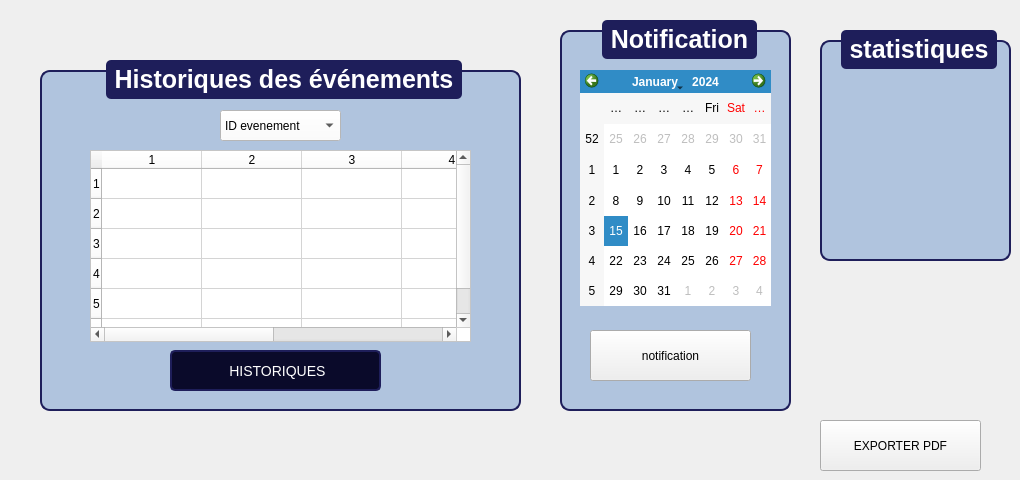
      <widget class="QWidget" name="tab_2">
       <attribute name="title">
        <string>Historique\statistiques\notification</string>
       </attribute>
       <widget class="QGroupBox" name="groupBox_32">
        <property name="geometry">
         <rect>
          <x>40</x>
          <y>60</y>
          <width>481</width>
          <height>351</height>
         </rect>
        </property>
        <property name="styleSheet">
         <string notr="true">QGroupBox {
    font-family: &quot;Arial&quot;;
    font-size: 25px;
    font-weight: bold;
    color: #0A0A2A;
    border: 2px solid #1E1E5A;
    border-radius: 10px;
    margin-top: 10px;
    background-color: #B0C4DE;
}

QGroupBox::title {
    subcontrol-origin: margin;
    subcontrol-position: top center;
    padding: 5px;
    background-color: #1E1E5A;
    color: white;
    border-radius: 5px;
}
</string>
        </property>
        <property name="title">
         <string>Historiques des événements</string>
        </property>
        <widget class="QPushButton" name="pushButton_63">
         <property name="geometry">
          <rect>
           <x>130</x>
           <y>290</y>
           <width>211</width>
           <height>41</height>
          </rect>
         </property>
         <property name="styleSheet">
          <string notr="true">QLineEdit, QDateTimeEdit {
    font-family: &quot;Arial&quot;;
    font-size: 14px;
    color: white;
    background-color: #0A0A2A;
    border: 2px solid #1E1E5A;
    border-radius: 5px;
    padding: 5px;
}

QPushButton {
    font-family: &quot;Arial Black&quot;;
    font-size: 14px;
    color: white;
    background-color: #0A0A2A;
    border: 2px solid #1E1E5A;
    border-radius: 5px;
    padding: 5px;
}

QPushButton:hover {
    background-color: #1E1E5A;
}
</string>
         </property>
         <property name="text">
          <string> HISTORIQUES</string>
         </property>
         <property name="icon">
          <iconset>
           <normaloff>:/icons/icones/addition.png</normaloff>:/icons/icones/addition.png</iconset>
         </property>
         <property name="iconSize">
          <size>
           <width>20</width>
           <height>20</height>
          </size>
         </property>
        </widget>
        <widget class="QComboBox" name="comboBox_8">
         <property name="geometry">
          <rect>
           <x>180</x>
           <y>50</y>
           <width>121</width>
           <height>31</height>
          </rect>
         </property>
         <property name="styleSheet">
          <string notr="true">background-color: rgb(255, 255, 255);</string>
         </property>
         <item>
          <property name="text">
           <string>ID evenement</string>
          </property>
         </item>
        </widget>
        <widget class="QTableWidget" name="tableWidget_2">
         <property name="geometry">
          <rect>
           <x>50</x>
           <y>90</y>
           <width>381</width>
           <height>192</height>
          </rect>
         </property>
         <property name="styleSheet">
          <string notr="true">background-color: rgb(255, 255, 255);</string>
         </property>
         <row/>
         <row/>
         <row/>
         <row/>
         <row/>
         <row/>
         <column/>
         <column/>
         <column/>
         <column/>
         <column/>
         <column/>
        </widget>
       </widget>
       <widget class="QGroupBox" name="groupBox_33">
        <property name="geometry">
         <rect>
          <x>820</x>
          <y>30</y>
          <width>191</width>
          <height>231</height>
         </rect>
        </property>
        <property name="styleSheet">
         <string notr="true">QGroupBox {
    font-family: &quot;Arial&quot;;
    font-size: 25px;
    font-weight: bold;
    color: #0A0A2A;
    border: 2px solid #1E1E5A;
    border-radius: 10px;
    margin-top: 10px;
    background-color: #B0C4DE;
}

QGroupBox::title {
    subcontrol-origin: margin;
    subcontrol-position: top center;
    padding: 5px;
    background-color: #1E1E5A;
    color: white;
    border-radius: 5px;
}
</string>
        </property>
        <property name="title">
         <string>statistiques</string>
        </property>
        <widget class="QLabel" name="label_184">
         <property name="geometry">
          <rect>
           <x>90</x>
           <y>240</y>
           <width>241</width>
           <height>20</height>
          </rect>
         </property>
         <property name="styleSheet">
          <string notr="true">QLabel {
    font-size: 20px;
    font-weight: bold;
    color: #002366;  /* Bleu foncé */
}</string>
         </property>
         <property name="text">
          <string>Confidentialité</string>
         </property>
        </widget>
        <widget class="QPushButton" name="pushButton_146">
         <property name="geometry">
          <rect>
           <x>10</x>
           <y>420</y>
           <width>71</width>
           <height>41</height>
          </rect>
         </property>
         <property name="styleSheet">
          <string notr="true">QLineEdit, QDateTimeEdit {
    font-family: &quot;Arial&quot;;
    font-size: 14px;
    color: white;
    background-color: #0A0A2A;
    border: 2px solid #1E1E5A;
    border-radius: 5px;
    padding: 5px;
}

QPushButton {
    font-family: &quot;Arial Black&quot;;
    font-size: 14px;
    color: white;
    background-color: #0A0A2A;
    border: 2px solid #1E1E5A;
    border-radius: 5px;
    padding: 5px;
}

QPushButton:hover {
    background-color: #1E1E5A;
}
</string>
         </property>
         <property name="text">
          <string>ajouter</string>
         </property>
         <property name="icon">
          <iconset>
           <normaloff>:/icons/icones/addition.png</normaloff>:/icons/icones/addition.png</iconset>
         </property>
         <property name="iconSize">
          <size>
           <width>20</width>
           <height>20</height>
          </size>
         </property>
        </widget>
        <widget class="QLabel" name="label_185">
         <property name="geometry">
          <rect>
           <x>10</x>
           <y>310</y>
           <width>201</width>
           <height>20</height>
          </rect>
         </property>
         <property name="styleSheet">
          <string notr="true">QLabel {
	font: 6pt &quot;Segoe UI&quot;;
    font-size: 20px;
    font-weight: bold;
    color: #002366;  /* Bleu foncé */
}
</string>
         </property>
         <property name="text">
          <string>Responsable</string>
         </property>
        </widget>
        <widget class="QLineEdit" name="l2_43">
         <property name="geometry">
          <rect>
           <x>160</x>
           <y>310</y>
           <width>141</width>
           <height>41</height>
          </rect>
         </property>
         <property name="styleSheet">
          <string notr="true">QLineEdit, QDateTimeEdit {
    font-family: &quot;Arial&quot;;
    font-size: 14px;
    color: white;
    background-color: #0A0A2A;
    border: 2px solid #1E1E5A;
    border-radius: 5px;
    padding: 5px;
}

QPushButton {
    font-family: &quot;Arial Black&quot;;
    font-size: 14px;
    color: white;
    background-color: #0A0A2A;
    border: 2px solid #1E1E5A;
    border-radius: 5px;
    padding: 5px;
}

QPushButton:hover {
    background-color: #1E1E5A;
}

</string>
         </property>
        </widget>
        <widget class="QLabel" name="label_186">
         <property name="geometry">
          <rect>
           <x>20</x>
           <y>360</y>
           <width>201</width>
           <height>20</height>
          </rect>
         </property>
         <property name="styleSheet">
          <string notr="true">QLabel {
	font: 6pt &quot;Segoe UI&quot;;
    font-size: 20px;
    font-weight: bold;
    color: #002366;  /* Bleu foncé */
}
</string>
         </property>
         <property name="text">
          <string>Capacité</string>
         </property>
        </widget>
        <widget class="QLineEdit" name="l2_44">
         <property name="geometry">
          <rect>
           <x>160</x>
           <y>360</y>
           <width>141</width>
           <height>41</height>
          </rect>
         </property>
         <property name="styleSheet">
          <string notr="true">QLineEdit, QDateTimeEdit {
    font-family: &quot;Arial&quot;;
    font-size: 14px;
    color: white;
    background-color: #0A0A2A;
    border: 2px solid #1E1E5A;
    border-radius: 5px;
    padding: 5px;
}

QPushButton {
    font-family: &quot;Arial Black&quot;;
    font-size: 14px;
    color: white;
    background-color: #0A0A2A;
    border: 2px solid #1E1E5A;
    border-radius: 5px;
    padding: 5px;
}

QPushButton:hover {
    background-color: #1E1E5A;
}

</string>
         </property>
        </widget>
        <widget class="QCheckBox" name="checkBox_23">
         <property name="geometry">
          <rect>
           <x>80</x>
           <y>270</y>
           <width>91</width>
           <height>24</height>
          </rect>
         </property>
         <property name="text">
          <string>Privees</string>
         </property>
        </widget>
        <widget class="QCheckBox" name="checkBox_24">
         <property name="geometry">
          <rect>
           <x>190</x>
           <y>273</y>
           <width>91</width>
           <height>21</height>
          </rect>
         </property>
         <property name="text">
          <string>public</string>
         </property>
        </widget>
        <widget class="QPushButton" name="pushButton_148">
         <property name="geometry">
          <rect>
           <x>110</x>
           <y>420</y>
           <width>81</width>
           <height>41</height>
          </rect>
         </property>
         <property name="styleSheet">
          <string notr="true">QLineEdit, QDateTimeEdit {
    font-family: &quot;Arial&quot;;
    font-size: 14px;
    color: white;
    background-color: #0A0A2A;
    border: 2px solid #1E1E5A;
    border-radius: 5px;
    padding: 5px;
}

QPushButton {
    font-family: &quot;Arial Black&quot;;
    font-size: 14px;
    color: white;
    background-color: #0A0A2A;
    border: 2px solid #1E1E5A;
    border-radius: 5px;
    padding: 5px;
}

QPushButton:hover {
    background-color: #1E1E5A;
}
</string>
         </property>
         <property name="text">
          <string>modifier</string>
         </property>
         <property name="icon">
          <iconset>
           <normaloff>:/icons/icones/addition.png</normaloff>:/icons/icones/addition.png</iconset>
         </property>
         <property name="iconSize">
          <size>
           <width>20</width>
           <height>20</height>
          </size>
         </property>
        </widget>
        <widget class="QPushButton" name="pushButton_149">
         <property name="geometry">
          <rect>
           <x>370</x>
           <y>420</y>
           <width>81</width>
           <height>51</height>
          </rect>
         </property>
         <property name="styleSheet">
          <string notr="true">QLineEdit, QDateTimeEdit {
    font-family: &quot;Arial&quot;;
    font-size: 14px;
    color: white;
    background-color: #0A0A2A;
    border: 2px solid #1E1E5A;
    border-radius: 5px;
    padding: 5px;
}

QPushButton {
    font-family: &quot;Arial Black&quot;;
    font-size: 14px;
    color: white;
    background-color: #0A0A2A;
    border: 2px solid #1E1E5A;
    border-radius: 5px;
    padding: 5px;
}

QPushButton:hover {
    background-color: #1E1E5A;
}
</string>
         </property>
         <property name="text">
          <string>modifier</string>
         </property>
         <property name="icon">
          <iconset>
           <normaloff>:/icons/icones/addition.png</normaloff>:/icons/icones/addition.png</iconset>
         </property>
         <property name="iconSize">
          <size>
           <width>20</width>
           <height>20</height>
          </size>
         </property>
        </widget>
        <widget class="QPushButton" name="pushButton_150">
         <property name="geometry">
          <rect>
           <x>230</x>
           <y>420</y>
           <width>81</width>
           <height>41</height>
          </rect>
         </property>
         <property name="styleSheet">
          <string notr="true">QLineEdit, QDateTimeEdit {
    font-family: &quot;Arial&quot;;
    font-size: 14px;
    color: white;
    background-color: #0A0A2A;
    border: 2px solid #1E1E5A;
    border-radius: 5px;
    padding: 5px;
}

QPushButton {
    font-family: &quot;Arial Black&quot;;
    font-size: 14px;
    color: white;
    background-color: #0A0A2A;
    border: 2px solid #1E1E5A;
    border-radius: 5px;
    padding: 5px;
}

QPushButton:hover {
    background-color: #1E1E5A;
}
</string>
         </property>
         <property name="text">
          <string>annuler</string>
         </property>
         <property name="icon">
          <iconset>
           <normaloff>:/icons/icones/addition.png</normaloff>:/icons/icones/addition.png</iconset>
         </property>
         <property name="iconSize">
          <size>
           <width>20</width>
           <height>20</height>
          </size>
         </property>
        </widget>
        <widget class="QLabel" name="label_27">
         <property name="geometry">
          <rect>
           <x>20</x>
           <y>50</y>
           <width>151</width>
           <height>151</height>
          </rect>
         </property>
         <property name="text">
          <string/>
         </property>
         <property name="pixmap">
          <pixmap>../../stat.png</pixmap>
         </property>
         <property name="scaledContents">
          <bool>true</bool>
         </property>
        </widget>
       </widget>
       <widget class="QPushButton" name="acceuil_22">
        <property name="geometry">
         <rect>
          <x>820</x>
          <y>420</y>
          <width>161</width>
          <height>51</height>
         </rect>
        </property>
        <property name="styleSheet">
         <string notr="true">QPushButton {
    background-color: #E8F1FF; /* Couleur de fond initiale */
    color: #000000; /* Couleur du texte */
    border: none;
    font-size: 13px; /* Augmenter la taille du texte */
    font-weight: bold;
    padding: 12px; /* Espacement pour agrandir le bouton */
    border-radius: 8px;
    text-align: center; /* Centrer le texte */
    qproperty-iconSize: 32px 32px; /* Agrandir l'icône */
}

QPushButton:hover {
    background-color: #D0E3FF; /* Couleur au survol */
}

QPushButton:pressed {
    background-color: #D0E3FF; /* Bleu foncé lorsqu'on clique */
    color: white;
}
url(:/icons/icones/14.png)</string>
        </property>
        <property name="text">
         <string>EXPORTER PDF</string>
        </property>
        <property name="icon">
         <iconset>
          <normaloff>:/icons/icones/upload.png</normaloff>:/icons/icones/upload.png</iconset>
        </property>
       </widget>
       <widget class="QGroupBox" name="groupBox_35">
        <property name="geometry">
         <rect>
          <x>560</x>
          <y>20</y>
          <width>231</width>
          <height>391</height>
         </rect>
        </property>
        <property name="styleSheet">
         <string notr="true">QGroupBox {
    font-family: &quot;Arial&quot;;
    font-size: 25px;
    font-weight: bold;
    color: #0A0A2A;
    border: 2px solid #1E1E5A;
    border-radius: 10px;
    margin-top: 10px;
    background-color: #B0C4DE;
}

QGroupBox::title {
    subcontrol-origin: margin;
    subcontrol-position: top center;
    padding: 5px;
    background-color: #1E1E5A;
    color: white;
    border-radius: 5px;
}
</string>
        </property>
        <property name="title">
         <string>Notification</string>
        </property>
        <widget class="QPushButton" name="pushButton_156">
         <property name="geometry">
          <rect>
           <x>370</x>
           <y>420</y>
           <width>81</width>
           <height>51</height>
          </rect>
         </property>
         <property name="styleSheet">
          <string notr="true">QLineEdit, QDateTimeEdit {
    font-family: &quot;Arial&quot;;
    font-size: 14px;
    color: white;
    background-color: #0A0A2A;
    border: 2px solid #1E1E5A;
    border-radius: 5px;
    padding: 5px;
}

QPushButton {
    font-family: &quot;Arial Black&quot;;
    font-size: 14px;
    color: white;
    background-color: #0A0A2A;
    border: 2px solid #1E1E5A;
    border-radius: 5px;
    padding: 5px;
}

QPushButton:hover {
    background-color: #1E1E5A;
}
</string>
         </property>
         <property name="text">
          <string>modifier</string>
         </property>
         <property name="icon">
          <iconset>
           <normaloff>:/icons/icones/addition.png</normaloff>:/icons/icones/addition.png</iconset>
         </property>
         <property name="iconSize">
          <size>
           <width>20</width>
           <height>20</height>
          </size>
         </property>
        </widget>
        <widget class="QPushButton" name="pushButton_157">
         <property name="geometry">
          <rect>
           <x>230</x>
           <y>420</y>
           <width>81</width>
           <height>41</height>
          </rect>
         </property>
         <property name="styleSheet">
          <string notr="true">QLineEdit, QDateTimeEdit {
    font-family: &quot;Arial&quot;;
    font-size: 14px;
    color: white;
    background-color: #0A0A2A;
    border: 2px solid #1E1E5A;
    border-radius: 5px;
    padding: 5px;
}

QPushButton {
    font-family: &quot;Arial Black&quot;;
    font-size: 14px;
    color: white;
    background-color: #0A0A2A;
    border: 2px solid #1E1E5A;
    border-radius: 5px;
    padding: 5px;
}

QPushButton:hover {
    background-color: #1E1E5A;
}
</string>
         </property>
         <property name="text">
          <string>annuler</string>
         </property>
         <property name="icon">
          <iconset>
           <normaloff>:/icons/icones/addition.png</normaloff>:/icons/icones/addition.png</iconset>
         </property>
         <property name="iconSize">
          <size>
           <width>20</width>
           <height>20</height>
          </size>
         </property>
        </widget>
        <widget class="QPushButton" name="acceuil_24">
         <property name="geometry">
          <rect>
           <x>30</x>
           <y>310</y>
           <width>161</width>
           <height>51</height>
          </rect>
         </property>
         <property name="styleSheet">
          <string notr="true">QPushButton {
    background-color: #E8F1FF; /* Couleur de fond initiale */
    color: #000000; /* Couleur du texte */
    border: none;
    font-size: 13px; /* Augmenter la taille du texte */
    font-weight: bold;
    padding: 12px; /* Espacement pour agrandir le bouton */
    border-radius: 8px;
    text-align: center; /* Centrer le texte */
    qproperty-iconSize: 32px 32px; /* Agrandir l'icône */
}

QPushButton:hover {
    background-color: #D0E3FF; /* Couleur au survol */
}

QPushButton:pressed {
    background-color: #D0E3FF; /* Bleu foncé lorsqu'on clique */
    color: white;
}
url(:/icons/icones/14.png)</string>
         </property>
         <property name="text">
          <string>notification</string>
         </property>
         <property name="icon">
          <iconset>
           <normaloff>:/icons/icones/upload.png</normaloff>:/icons/icones/upload.png</iconset>
         </property>
        </widget>
        <widget class="QCalendarWidget" name="calendarWidget">
         <property name="geometry">
          <rect>
           <x>20</x>
           <y>50</y>
           <width>191</width>
           <height>236</height>
          </rect>
         </property>
        </widget>
       </widget>
      </widget>
